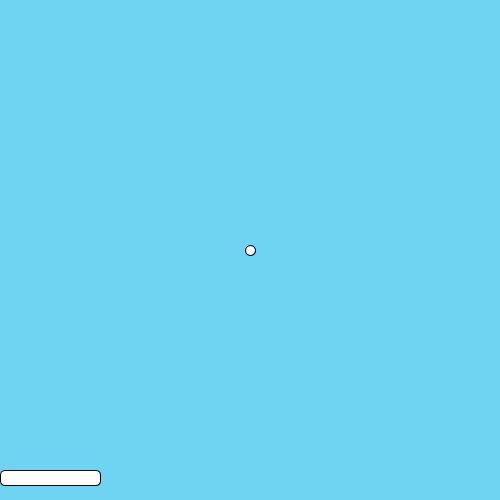
Frame 1 (no input)
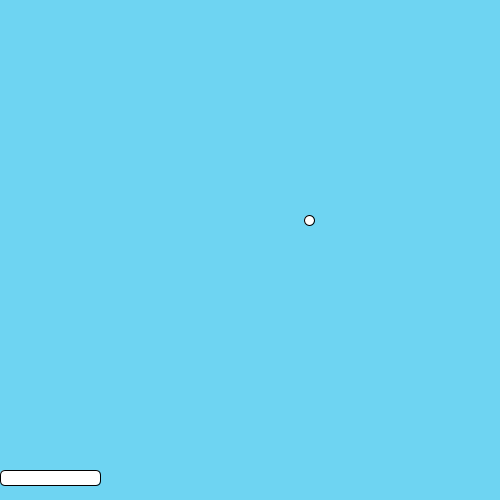
Frame 60 (the mouse pressed at the canvas centre just before this capture)
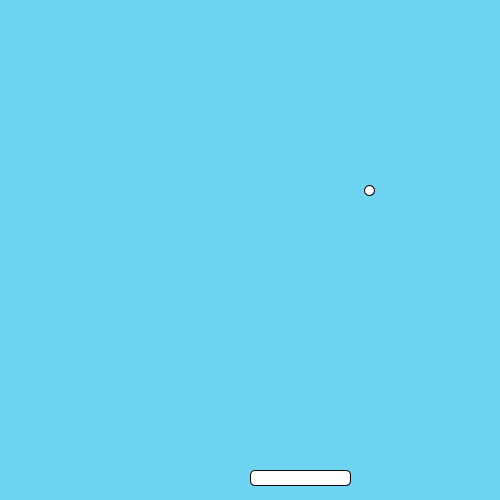
Frame 120 (the mouse held since frame 60 and released just before this capture)

The Processing sketch that drew these frames (run headless with seeded random() and noise(); from frame 60 on, the mouse is pressed at the canvas centre):

// Processing sketch: week04_3
// ── week04_3.pde
void setup(){
  size(500,500);
}
float x=250,y=250;
float vx=1.0,vy=-0.5;
void draw(){
  background(#6ED4F2);
  int boardx=mouseX;
  rect(boardx,470,100,15,5);
  ellipse(x,y,10,10);//橢圓
  x=x+vx;
  y=y+vy;
  if(x>500|| x<0) vx=-vx;
  if(y<0||y>500) vy=-vy;
  if(y>470 && x>boardx && x<boardx+100) vy=-vy;
  
}
